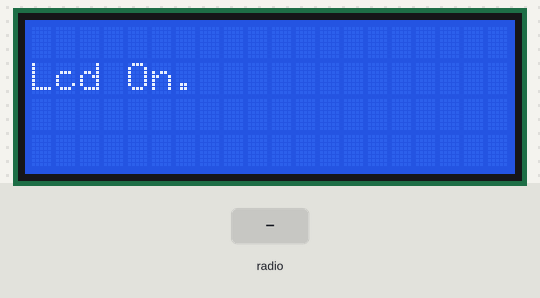
A program run on a simulated ESP32 board running MicroPython. On the bench: 20×4 character LCD. Inputs (shaded band) come from the test bench. Library files of the repository ran but are not shown: lcd_api.py, i2c_lcd.py; what the program prints to the serial console is not drawn.

Above: at 1.2 s.
1.3 s: radio message "ledOn" arrives
At 1.46 s:
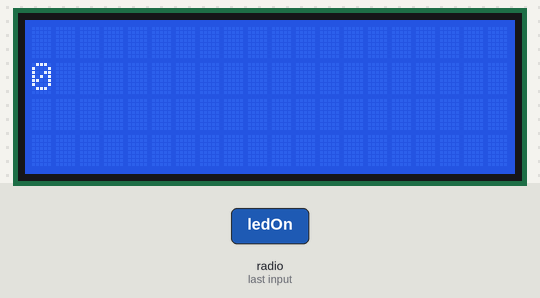
At 4.8 s:
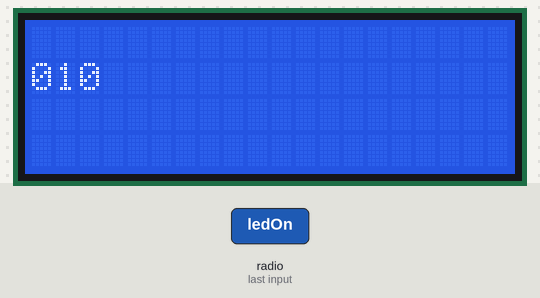
Timing chart, 0 to 6.3 s (numbered marks = the images above; inputs shaded):
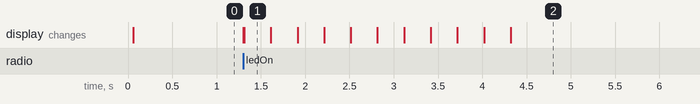

The program:

Receptor_Lcd.py
```python
import network
import espnow
import machine
from lcd_api import LcdApi
from i2c_lcd import I2cLcd
from machine import Pin, SoftI2C
from time import sleep

S = network.WLAN(network.STA_IF)
S.active(True)
S.disconnect()

E = espnow.ESPNow()
E.active(True)

I2C_ADDR = 0x27
totalRows = 4
totalColums = 20

i2c = SoftI2C(scl=Pin(22), sda=Pin(21),freq=4000000)
lcd = I2cLcd(i2c, I2C_ADDR, totalRows, totalColums)

lcd.clear()
lcd.move_to(0,1)
lcd.putstr("Lcd On.")


while True:
    host, msg = E.recv()
    if msg:
        if msg == b'ledOn':
            print("lcd prendida")
            lcd.clear()
            lcd.putstr("") #Nombre 1
            lcd.move_to(0,1)
            for i in range(11):
                lcd.putstr(str(i))
                lcd.move_to(1,1)
                sleep(0.3)
                if i == 10:
                    lcd.move_to(0,3)
                    lcd.putstr("") #Nombre 2
                    sleep(2)

        elif msg == b'ledOff':
            print("led apagado")
            lcd.clear()
            lcd.putstr("Lcd On.")
            lcd.move_to(0,1)
        else:
            print(f"Mensaje desconocido {msg}")
```

Measured:
- after the input at 1.3 s, the display: first changes at once (image 1 shows a later state)
